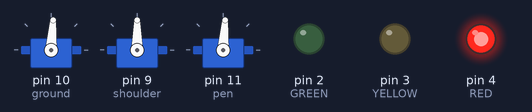
Simulated run of this sketch. Board: Arduino Uno, built with avr-gcc and run on an emulated ATmega328P. On the bench: 3 × servo, output pins drawn as LEDs (lit = HIGH).

Above: at 0.1 s.
At 1.9 s:
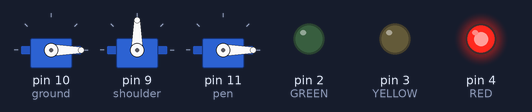
At 17.4 s:
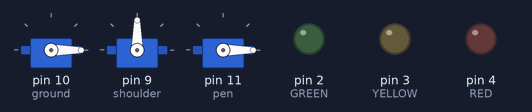
At 22.8 s:
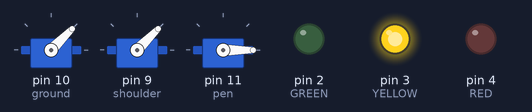
At 24.9 s:
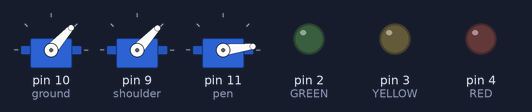
At 39.92 s:
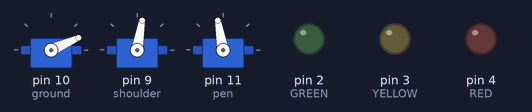
Timing chart, 0 to 40.0 s (numbered marks = the images above):
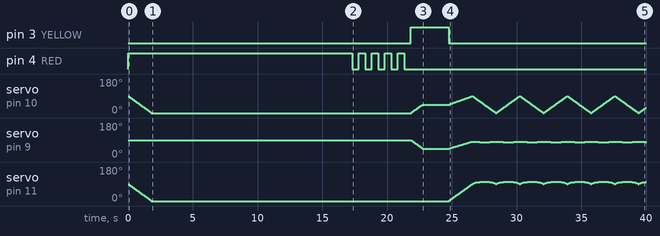

The sketch:

painter.ino
```cpp
#include <Servo.h>
#define GREEN 2
#define YELLOW 3
#define RED 4
#define L1 134
#define L2 81
#define L3 74
#define pi 3.14159265358

#define sqr(x) ((x) * (x))

Servo ground, shoulder, pen;

int rad_to_angle(float rad) {
   return rad / pi * 180;
}

void move_to_xyz(int x, int y, int z) {
    float t1 = atan2(y, x);
    float p = sqrt(sqr(x) + sqr(y));
    float c3 = (sqr(p) + sqr(z - L1) - sqr(L2) - sqr(L3)) / (2 * L2 * L3);
    float s3 = sqrt(1 - sqr(c3));
    float t3 = atan2(s3, c3);
    float k1 = L2 + L3 * c3;
    float k2 = L3 * s3;
    float t2 = atan2(p, (z - L1)) - atan2(k2, k1);
    Serial.write(rad_to_angle(t1));
    Serial.write(", ");
    Serial.write(rad_to_angle(pi - t2));
    Serial.write(", ");
    Serial.write(rad_to_angle(t3));
    Serial.write("\n");
//    move_to(rad_to_angle(t1), rad_to_angle(pi - t2), rad_to_angle(t3));
}


void move_to(int t1, int t2, int t3) {
  int init_t1 = ground.read();
  int init_t2 = shoulder.read();
  int init_t3 = pen.read();
  int num_iters =  max(max(abs(t1 - init_t1), abs(t2 - init_t2)), abs(t3 - init_t3));
  for (int i = 0; i < num_iters; ++i) {
     ground.write(map(i, 0, num_iters - 1, init_t1, t1));
     shoulder.write(map(i, 0, num_iters - 1, init_t2, t2));
     pen.write(map(i, 0, num_iters - 1, init_t3, t3));
     delay(20);
  }
}

void blink(int pin, int iters) {
   for (int i = 0; i < iters; ++i) {
      digitalWrite(pin, HIGH);
      delay(500);
      digitalWrite(pin, LOW);
      delay(500);
   }
}

void setup() {
  pinMode(GREEN, OUTPUT);
  pinMode(YELLOW, OUTPUT);
  pinMode(RED, OUTPUT);

  digitalWrite(RED, HIGH);

  ground.attach(10);
  shoulder.attach(9);
  pen.attach(11);

  move_to(0, 90, 0);
  delay(15000);
  blink(RED, 5);

  digitalWrite(YELLOW, HIGH);

  move_to(45, 45, 0);
  delay(2000);

  digitalWrite(YELLOW, LOW);

  Serial.begin(9600);

}

void loop() {
//  if(Serial.available() > 0) {
//    while (!(Serial.read() == 's'));
//    digitalWrite(GREEN, HIGH);
//    int t1 = Serial.parseInt();
//    int t2 = Serial.parseInt();
//    int t3 = Serial.parseInt();
//    move_to(t1, t2, t3);
//    digitalWrite(GREEN, LOW);
//  }
move_to(90, 82, 90);
move_to(86, 82, 94);
move_to(81, 81, 96);
move_to(75, 80, 98);
move_to(68, 80, 100);
move_to(61, 79, 101);
move_to(53, 79, 102);
move_to(45, 78, 102);
move_to(37, 79, 102);
move_to(29, 79, 101);
move_to(22, 80, 100);
move_to(15, 80, 98);
move_to(9, 81, 96);
move_to(4, 82, 94);
move_to(0, 82, 90);
move_to(0, 82, 90);
move_to(4, 82, 94);
move_to(9, 81, 96);
move_to(15, 80, 98);
move_to(22, 80, 100);
move_to(29, 79, 101);
move_to(37, 79, 102);
move_to(45, 78, 102);
move_to(53, 79, 102);
move_to(61, 79, 101);
move_to(68, 80, 100);
move_to(75, 80, 98);
move_to(81, 81, 96);
move_to(86, 82, 94);
move_to(90, 82, 90);
}
```
